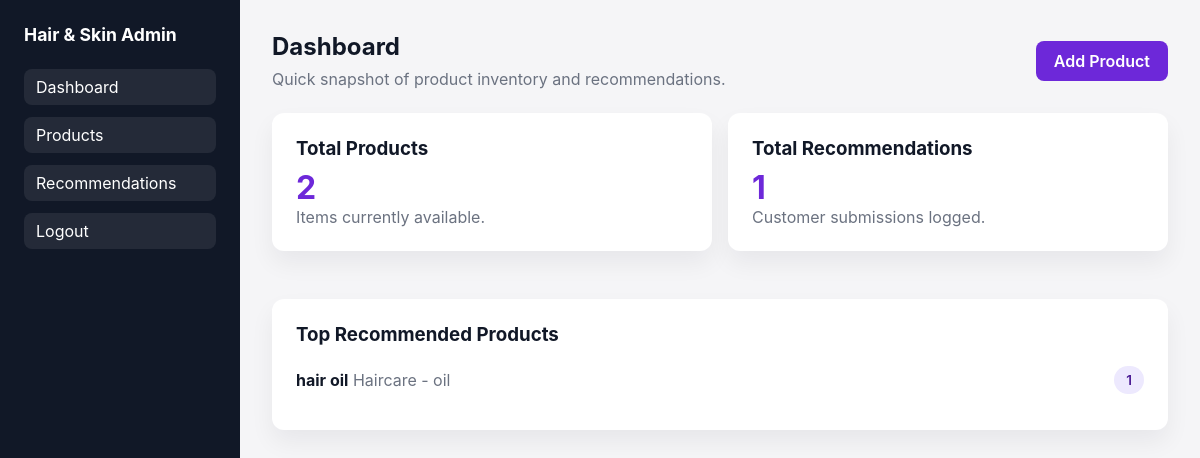
The app's page / (signed in) with its own data.
### catalog/models.py (models this page shows, shortened)
class Product(models.Model):
    CATEGORY_CHOICES = [
        ("skincare", "Skincare"),
        ("haircare", "Haircare"),
    ]
    name = models.CharField(max_length=150)
    category = models.CharField(max_length=30, choices=CATEGORY_CHOICES)
    product_type = models.CharField(max_length=120)
    description = models.TextField()
    ingredients = models.TextField()
    price = models.DecimalField(max_digits=8, decimal_places=2)
    image = models.ImageField(upload_to="products/", blank=True, null=True)
    created_at = models.DateTimeField(auto_now_add=True)
    updated_at = models.DateTimeField(auto_now=True)

### catalog/views.py (the view)
# urls.py: path("", views.dashboard, name="dashboard"),
@login_required
def dashboard(request):
    product_count = Product.objects.count()
    recommendation_count = Recommendation.objects.count()
    top_products = (
        Product.objects.annotate(reco_count=Count("recommendations"))
        .filter(reco_count__gt=0)
        .order_by("-reco_count", "name")[:5]
    )
    context = {
        "product_count": product_count,
        "recommendation_count": recommendation_count,
        "top_products": top_products,
    }
    return render(request, "catalog/dashboard.html", context)

### catalog/templates/catalog/dashboard.html (shortened to what this page needs)
{% extends 'base.html' %}
{% block content %}
<section class="page-header">
    <div>
        <h1>Dashboard</h1>
        <p>Quick snapshot of product inventory and recommendations.</p>
    </div>
    <a class="button" href="{% url 'product_create' %}">Add Product</a>
</section>
<section class="stats-grid">
    <div class="card">
        <h3>Total Products</h3>
        <div class="stat">{{ product_count }}</div>
        <p class="muted">Items currently available.</p>
    </div>
    <div class="card">
        <h3>Total Recommendations</h3>
        <div class="stat">{{ recommendation_count }}</div>
        <p class="muted">Customer submissions logged.</p>
    </div>
</section>
<section class="card">
    <h3>Top Recommended Products</h3>
    {% if top_products %}
        <ul class="top-list">
            {% for product in top_products %}
                <li>
                    <div>
                        <strong>{{ product.name }}</strong>
                        <span class="muted">{{ product.get_category_display }} - {{ product.product_type }}</span>
                    </div>
                    <span class="pill">{{ product.reco_count }}</span>
                </li>
            {% endfor %}
        </ul>
    {% else %}
        <p class="muted">No recommendations yet. Start by adding products and logging customer needs.</p>
    {% endif %}
</section>
{% endblock %}

### static/css/styles.css (style rules this page uses)
:root { color-scheme: light; font-family: "Inter", system-ui, sans-serif; --primary: #6d28d9; --primary-dark: #4c1d95; --bg: #f5f5f7; --card: #ffffff; --text: #111827; --muted: #6b7280; --danger: #dc2626; --border: #e5e7eb; }
* { box-sizing: border-box; }
body { margin: 0; background: var(--bg); color: var(--text); }
.page-header { display: flex; align-items: center; justify-content: space-between; margin-bottom: 24px; gap: 16px; }
h1, h2, h3 { margin: 0 0 8px 0; }
p { margin: 0; color: var(--muted); }
.card, .table-card { background: var(--card); border-radius: 12px; padding: 24px; box-shadow: 0 12px 24px rgba(17, 24, 39, 0.06); margin-bottom: 24px; }
.stats-grid { display: grid; grid-template-columns: repeat(auto-fit, minmax(220px, 1fr)); gap: 16px; margin-bottom: 24px; }
.stat { font-size: 2rem; font-weight: 700; color: var(--primary); }
.top-list, .compact-list { list-style: none; padding: 0; margin: 0; }
.top-list li { display: flex; align-items: center; justify-content: space-between; padding: 12px 0; border-bottom: 1px solid var(--border); }
.top-list li:last-child { border-bottom: none; }
.pill { background: #ede9fe; color: var(--primary-dark); padding: 6px 12px; border-radius: 999px; font-size: 0.85rem; font-weight: 600; }
.button { background: var(--primary); color: white; border: none; padding: 10px 18px; border-radius: 8px; text-decoration: none; display: inline-flex; align-items: center; justify-content: center; font-weight: 600; }
.muted { color: var(--muted); }

### records on screen
Product: name "hair oil", category "Haircare", product_type "oil", reco_count "1"

### other values on screen
{{ product_count }} "2"
{{ recommendation_count }} "1"
